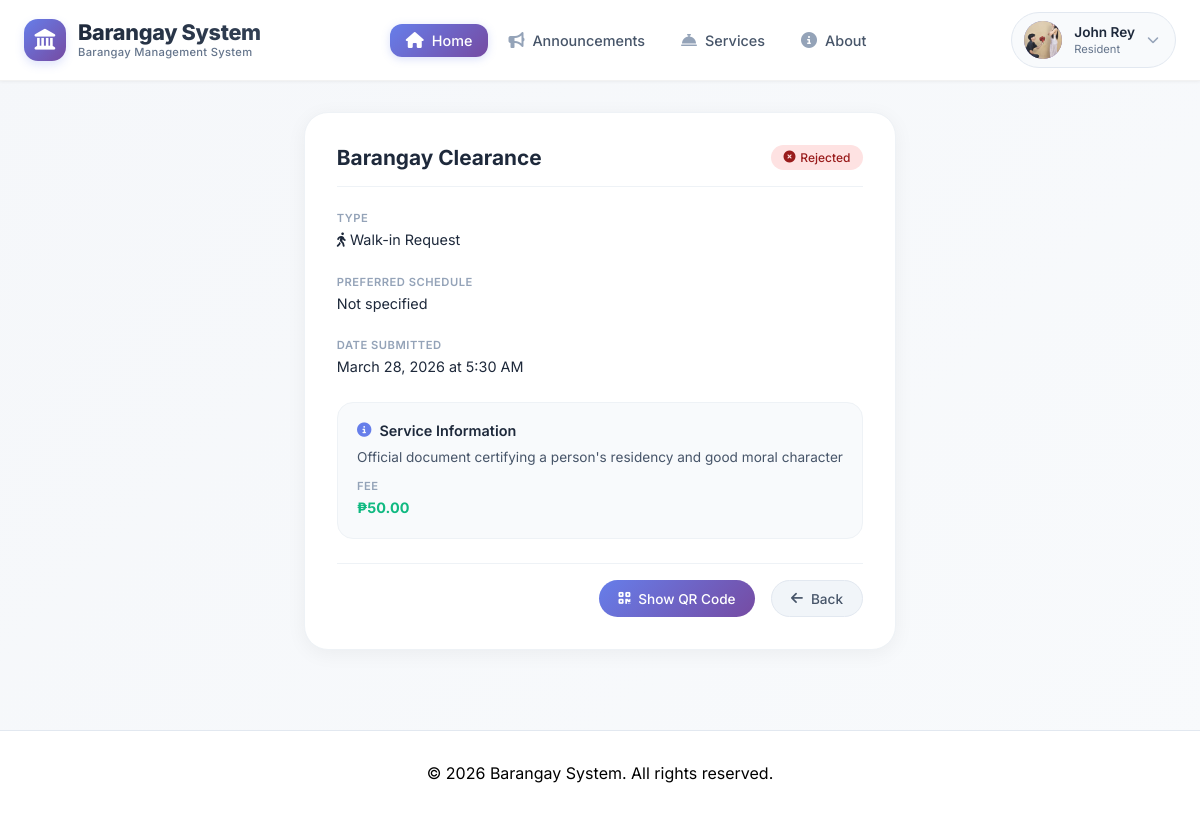
The page /resident/view_request.php?id=3 (signed in) on the database its author committed.
### tables this page shows
CREATE TABLE `users` (
  `id` int(11) NOT NULL,
  `username` varchar(50) NOT NULL,
  `email` varchar(100) NOT NULL,
  `profile_pic` varchar(255) DEFAULT NULL,
  `password` varchar(255) NOT NULL,
  `first_name` varchar(50) DEFAULT NULL,
  `last_name` varchar(50) DEFAULT NULL,
  `address` text DEFAULT NULL,
  `contact_number` varchar(20) DEFAULT NULL,
  `user_type` enum('resident','admin') DEFAULT 'resident',
  `is_online` tinyint(1) DEFAULT 0,
  `last_activity` timestamp NOT NULL DEFAULT current_timestamp() ON UPDATE current_timestamp(),
  `created_at` timestamp NOT NULL DEFAULT current_timestamp(),
  `is_verified` tinyint(1) DEFAULT 0,
  `status` varchar(20) DEFAULT 'active',
  `last_login` datetime DEFAULT NULL,
  `last_login_ip` varchar(45) DEFAULT NULL
);

CREATE TABLE `resident_requests` (
  `id` int(11) NOT NULL,
  `user_id` int(11) NOT NULL,
  `service_id` int(11) NOT NULL,
  `request_type` varchar(50) DEFAULT 'online',
  `details` text NOT NULL,
  `status` enum('pending','approved','rejected','completed') DEFAULT 'pending',
  `admin_remarks` text DEFAULT NULL,
  `qr_token` varchar(100) DEFAULT NULL,
  `request_date` timestamp NOT NULL DEFAULT current_timestamp(),
  `processed_date` timestamp NULL DEFAULT NULL,
  `processed_by` int(11) DEFAULT NULL
);

CREATE TABLE `services` (
  `id` int(11) NOT NULL,
  `service_name` varchar(100) NOT NULL,
  `description` text DEFAULT NULL,
  `requirements` text DEFAULT NULL,
  `processing_time` varchar(100) DEFAULT NULL,
  `fee` decimal(10,2) DEFAULT NULL,
  `is_active` tinyint(1) DEFAULT 1,
  `created_at` timestamp NOT NULL DEFAULT current_timestamp()
);

### resident/view_request.php (the view, shortened to what this page needs)
<?php
$database = new Database();
$db = $database->getConnection();
$request_id = isset($_GET['id']) ? (int)$_GET['id'] : 0;
$query = "SELECT r.*, s.service_name, s.description, s.fee, s.requirements
          FROM resident_requests r
          JOIN services s ON r.service_id = s.id
          WHERE r.id = :id AND r.user_id = :user_id";
$stmt = $db->prepare($query);
$stmt->bindParam(':id', $request_id);
$stmt->bindParam(':user_id', $_SESSION['user_id']);
$stmt->execute();
$request = $stmt->fetch(PDO::FETCH_ASSOC);
include '../includes/header.php';
?>
<div class="request-detail">
    <div class="detail-card">
        <div class="request-header">
            <div class="request-title"><?php echo htmlspecialchars($request['service_name']); ?></div>
            <div class="status-badge status-<?php echo $request['status']; ?>">
                <i class="fas fa-<?php
                    echo $request['status'] == 'pending' ? 'clock' :
                        ($request['status'] == 'approved' ? 'check-circle' :
                        ($request['status'] == 'rejected' ? 'times-circle' : 'check-double'));
                ?>"></i>
                <?php echo ucfirst($request['status']); ?>
            </div>
        </div>
        <div class="info-section">
            <div class="info-label">Type</div>
            <div class="info-value">
                <i class="fas fa-<?php echo $request['request_type'] == 'online' ? 'laptop' : 'walking'; ?>"></i>
                <?php echo ucfirst($request['request_type']); ?> Request
            </div>
        </div>
        <div class="info-section">
            <div class="info-label">Preferred Schedule</div>
            <div class="info-value">
                <?php
                if (!empty($request['preferred_date'])) {
                    echo '<i class="fas fa-calendar-day"></i> ' . date('F j, Y', strtotime($request['preferred_date']));
                    if (!empty($request['preferred_time'])) {
                        echo ' at <i class="fas fa-clock"></i> ' . htmlspecialchars($request['preferred_time']);
                    }
                } elseif (!empty($request['preferred_day']) && !empty($request['preferred_time'])) {
                    echo '<i class="fas fa-calendar-week"></i> ' . htmlspecialchars($request['preferred_day']) . ' at <i class="fas fa-clock"></i> ' . htmlspecialchars($request['preferred_time']);
                } else {
                    echo 'Not specified';
                }
                ?>
            </div>
        </div>
        <div class="info-section">
            <div class="info-label">Date Submitted</div>
            <div class="info-value"><?php echo date('F j, Y \a\t g:i A', strtotime($request['request_date'])); ?></div>
        </div>
        <div class="service-details">
            <h3><i class="fas fa-info-circle"></i> Service Information</h3>
            <p><?php echo nl2br(htmlspecialchars($request['description'])); ?></p>
            <div class="info-section" style="margin-bottom: 0;">
                <div class="info-label">Fee</div>
                <div class="info-value">
                    <span class="fee-amount">
                        <?php echo $request['fee'] > 0 ? '₱' . number_format($request['fee'], 2) : 'Free'; ?>
                    </span>
                </div>
            </div>
        </div>
        <div class="action-buttons">
            <a href="view_request_qr.php?id=<?php echo $request['id']; ?>" class="btn-qr">
                <i class="fas fa-qrcode"></i> Show QR Code
            </a>
            <a href="my_requests.php" class="btn-back">
                <i class="fas fa-arrow-left"></i> Back
            </a>
        </div>
    </div>
</div>
<?php include '../includes/footer.php'; ?>

### includes/header.php (shortened to what this page needs)
<?php
$barangay_name = "Barangay System";
$user_data = null;
if (isset($_SESSION['user_id'])) {
    try {
        $database = new Database();
        $db = $database->getConnection();
        $query = "SELECT id, username, first_name, last_name, email, profile_pic FROM users WHERE id = :user_id";
        $stmt = $db->prepare($query);
        $stmt->bindParam(':user_id', $_SESSION['user_id']);
        $stmt->execute();
        $user_data = $stmt->fetch(PDO::FETCH_ASSOC);
    } catch (Exception $e) {
    }
}
$current_page = $_GET['page'] ?? 'home';
?>
<!DOCTYPE html>
<html lang="en">
<head>
    <link rel="stylesheet" href="https://cdnjs.cloudflare.com/ajax/libs/font-awesome/6.4.0/css/all.min.css">
</head>
<body>
<nav class="modern-navbar" id="navbar">
    <div class="nav-container">
        <a href="/testweb/index.php?page=home" class="logo">
            <div class="logo-icon">
                <i class="fas fa-landmark"></i>
            </div>
            <div class="logo-text">
                <span class="logo-name"><?php echo htmlspecialchars($barangay_name); ?></span>
                <span class="logo-badge">Barangay Management System</span>
            </div>
        </a>
        <ul class="nav-links">
            <li><a href="/testweb/index.php?page=home" class="<?php echo $current_page == 'home' ? 'active' : ''; ?>">
                <i class="fas fa-home"></i> <span>Home</span>
            </a></li>
            <li><a href="/testweb/index.php?page=announcements" class="<?php echo $current_page == 'announcements' ? 'active' : ''; ?>">
                <i class="fas fa-bullhorn"></i> <span>Announcements</span>
            </a></li>
            <li><a href="/testweb/index.php?page=services" class="<?php echo $current_page == 'services' ? 'active' : ''; ?>">
                <i class="fas fa-concierge-bell"></i> <span>Services</span>
            </a></li>
            <li><a href="/testweb/index.php?page=about" class="<?php echo $current_page == 'about' ? 'active' : ''; ?>">
                <i class="fas fa-info-circle"></i> <span>About</span>
            </a></li>
        </ul>
        <div class="header-right">
            <?php if (isset($_SESSION['user_id'])): ?>
                <div class="dropdown" id="profileDropdown">
                    <button class="profile-btn" id="profileBtn" type="button" aria-label="Profile menu">
                        <div class="profile-avatar">
                            <?php if (isset($user_data['profile_pic']) && !empty($user_data['profile_pic'])): ?>
                                <img src="/testweb/uploads/profiles/<?php echo htmlspecialchars($user_data['profile_pic']); ?>" alt="Profile">
                            <?php else: ?>
                                <i class="fas fa-user"></i>
                            <?php endif; ?>
                        </div>
                        <div class="profile-info">
                            <div class="profile-name">
                                <?php
                                if (isset($user_data['first_name'])) {
                                    echo htmlspecialchars($user_data['first_name']);
                                } elseif (isset($_SESSION['user_name'])) {
                                    echo htmlspecialchars(explode(' ', $_SESSION['user_name'])[0]);
                                } else {
                                    echo 'Resident';
                                }
                                ?>
                            </div>
                            <div class="profile-role">Resident</div>
                        </div>
                        <i class="fas fa-chevron-down profile-arrow"></i>
                    </button>
                </div>
            <?php endif; ?>
        </div>
    </div>
</nav>

### includes/header.php (style rules this page uses)
* { margin: 0; padding: 0; box-sizing: border-box; }
body { font-family: 'Inter', -apple-system, BlinkMacSystemFont, 'Segoe UI', sans-serif; padding-top: 80px; background: linear-gradient(135deg, #f5f7fa 0%, #f8fafc 100%); min-height: 100vh; display: flex; flex-direction: column; }
.modern-navbar { background: rgba(255, 255, 255, 0.98); backdrop-filter: blur(10px); box-shadow: 0 1px 3px rgba(0, 0, 0, 0.05); position: fixed; top: 0; left: 0; right: 0; width: 100%; z-index: 10000; transition: all 0.3s cubic-bezier(0.4, 0, 0.2, 1); border-bottom: 1px solid rgba(0, 0, 0, 0.05); }
.nav-container { max-width: 1400px; margin: 0 auto; padding: 0 2rem; display: flex; justify-content: space-between; align-items: center; height: 80px; }
.logo { display: flex; align-items: center; gap: 12px; text-decoration: none; flex-shrink: 0; }
.logo-icon { width: 42px; height: 42px; background: linear-gradient(135deg, #667eea 0%, #764ba2 100%); border-radius: 14px; display: flex; align-items: center; justify-content: center; color: white; font-size: 1.3rem; transition: all 0.3s ease; box-shadow: 0 4px 10px rgba(102, 126, 234, 0.2); }
.logo-text { display: flex; flex-direction: column; line-height: 1.2; }
.logo-name { font-size: 1.35rem; font-weight: 800; background: linear-gradient(135deg, #1e293b 0%, #334155 100%); -webkit-background-clip: text; background-clip: text; color: transparent; text-decoration: none; letter-spacing: -0.3px; transition: all 0.3s; }
.logo-badge { font-size: 0.7rem; color: #64748b; font-weight: 500; letter-spacing: 0.3px; }
.nav-links { display: flex; gap: 0.25rem; list-style: none; align-items: center; margin: 0; padding: 0; }
.nav-links li { position: relative; list-style: none; }
.nav-links li a { display: flex; align-items: center; gap: 8px; padding: 0.6rem 1.1rem; color: #475569; text-decoration: none; font-weight: 500; font-size: 0.95rem; border-radius: 12px; transition: all 0.2s ease; cursor: pointer; }
.nav-links li a i { font-size: 1rem; color: #94a3b8; transition: all 0.2s; }
.nav-links li a.active { background: linear-gradient(135deg, #667eea 0%, #764ba2 100%); color: white; box-shadow: 0 2px 8px rgba(102, 126, 234, 0.25); }
.nav-links li a.active i { color: white; }
.profile-btn { display: flex; align-items: center; gap: 12px; padding: 0.5rem 1rem 0.5rem 0.75rem; background: #f8fafc; border: 1px solid #e2e8f0; border-radius: 100px; cursor: pointer; transition: all 0.2s ease; font-family: inherit; }
.profile-avatar { width: 38px; height: 38px; background: linear-gradient(135deg, #667eea 0%, #764ba2 100%); border-radius: 50%; display: flex; align-items: center; justify-content: center; color: white; font-weight: 600; font-size: 0.9rem; overflow: hidden; flex-shrink: 0; }
.profile-avatar img { width: 100%; height: 100%; object-fit: cover; }
.profile-info { text-align: left; }
.profile-name { font-weight: 600; color: #1e293b; font-size: 0.85rem; line-height: 1.3; }
.profile-role { font-size: 0.7rem; color: #64748b; }
.profile-arrow { color: #94a3b8; font-size: 0.75rem; transition: transform 0.2s; }
.dropdown { position: relative; }
.header-right { display: flex; align-items: center; gap: 1rem; }
@media (max-width: 1200px) { .nav-container { padding: 0 1.5rem; } }
@media (max-width: 1200px) { .nav-links li a { padding: 0.5rem 1rem; font-size: 0.9rem; } }
.dropdown-item, .mobile-nav-links li a, .nav-links li a, .btn-login, .btn-register, .logo, .profile-btn { cursor: pointer; -webkit-tap-highlight-color: transparent; }
button, a { touch-action: manipulation; }

### rows shown on the page
users: profile_pic (picture), first_name "John Rey"
resident_requests: service.service_name "Barangay Clearance", status "Rejected", request_type "Walk-in", request_date "March 28, 2026 at 5:30 AM", service.description "Official document certifying a person's residency and good moral character", service.fee "50.00"
